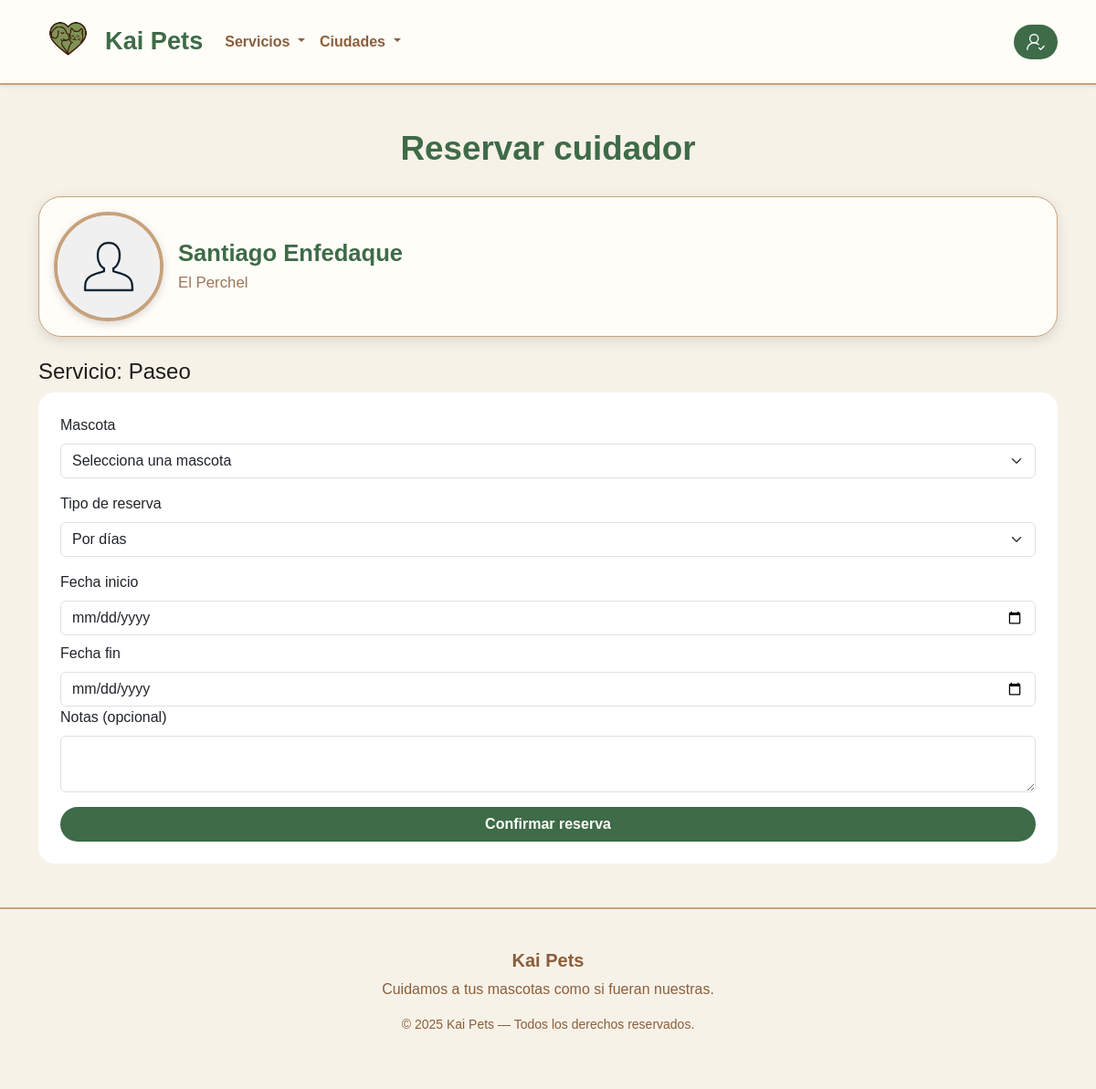
Page /pags/reserva.php?cuidador=1&servicio=1 (signed in) on the committed database.
### tables this page shows
CREATE TABLE `cuidadores` (
  `id` int(11) NOT NULL,
  `usuario_id` int(11) NOT NULL,
  `ciudad_id` int(11) NOT NULL,
  `barrio` varchar(100) NOT NULL,
  `descripcion` text NOT NULL,
  `experiencia` varchar(255) DEFAULT NULL,
  `dni_foto` varchar(255) NOT NULL,
  `foto_perfil` varchar(255) NOT NULL
);

CREATE TABLE `usuarios` (
  `id` int(11) NOT NULL,
  `nombre` varchar(100) NOT NULL,
  `apellido` varchar(200) NOT NULL,
  `email` varchar(255) NOT NULL,
  `password` varchar(255) NOT NULL,
  `telefono` int(9) NOT NULL,
  `direccion` varchar(255) NOT NULL,
  `registro` timestamp NOT NULL DEFAULT current_timestamp(),
  `terminos` tinyint(1) NOT NULL DEFAULT 0,
  `admin` tinyint(1) NOT NULL DEFAULT 0,
  `cuidador` tinyint(1) NOT NULL DEFAULT 0,
  `ciudad_id` int(11) NOT NULL DEFAULT 1
);

CREATE TABLE `servicios` (
  `id_servicio` int(11) NOT NULL,
  `nombre` varchar(255) NOT NULL,
  `descripcion` text DEFAULT NULL,
  `precio` decimal(10,2) NOT NULL
);

### pags/reserva.php (the view, shortened to what this page needs)
<?php
require_once __DIR__ . '/../php/conn_db.php';
$id_cuidador = isset($_GET['cuidador']) ? intval($_GET['cuidador']) : 0;
$id_servicio = isset($_GET['servicio']) ? intval($_GET['servicio']) : 0;
$stmt = $conn->prepare("
    SELECT u.nombre, u.apellido, c.foto_perfil, c.barrio, c.usuario_id
    FROM cuidadores c
    JOIN usuarios u ON u.id = c.usuario_id
    WHERE c.usuario_id = :id
");
$stmt->execute([':id' => $id_cuidador]);
$cuidador = $stmt->fetch(PDO::FETCH_ASSOC);
$mostrar_selector = ($id_servicio === 0);
if (!$mostrar_selector) {
    $stmt = $conn->prepare("
        SELECT nombre, descripcion
        FROM servicios
        WHERE id_servicio = :id
    ");
    $stmt->execute([':id' => $id_servicio]);
    $servicio = $stmt->fetch(PDO::FETCH_ASSOC);
}
?>
<!DOCTYPE html>
<html lang="es">
<head>
    <link href="https://cdn.jsdelivr.net/npm/bootstrap@5.3.2/dist/css/bootstrap.min.css" rel="stylesheet">
    <link rel="stylesheet" href="/KaiPets/src/css/style.css">
    <link rel="stylesheet" href="/KaiPets/src/css/reserva.css">
</head>
<body>
<?php include "../componentes/header.php"; ?>
<div class="container my-5">
    <h2 class="reserva-title">Reservar cuidador</h2>
<div class="cuidador-info-card card p-3 mb-4">
    <div class="d-flex align-items-center">
        <img src="<?= htmlspecialchars($cuidador['foto_perfil']) ?>"
             class="cuidador-info-img">
        <div class="ms-3">
            <h4 class="cuidador-info-nombre mb-1">
                <?= htmlspecialchars($cuidador['nombre'] . " " . $cuidador['apellido']) ?>
            </h4>
            <p class="cuidador-info-barrio mb-0">
                <?= htmlspecialchars($cuidador['barrio']) ?>
            </p>
        </div>
    </div>
</div>
    <h4 class="servicio-title">Servicio: <?= htmlspecialchars($servicio['nombre']) ?></h4>
    <form action="/KaiPets/php/reserva_guardar.php" method="POST" class="card p-4 reserva-form-card">
        <div class="mb-3">
            <label class="form-label">Mascota</label>
            <select name="id_mascota" class="form-select" required>
                <option value="">Selecciona una mascota</option>
            </select>
        </div>
        <div class="mb-3">
            <label class="form-label">Tipo de reserva</label>
            <select name="tipo" id="tipo_reserva" class="form-select" onchange="toggleTipo()" required>
                <option value="dias">Por días</option>
            </select>
        </div>
        <div id="reserva_dias">
            <label class="form-label">Fecha inicio</label>
            <input type="date" name="fecha_inicio" class="form-control mb-2">
            <label class="form-label">Fecha fin</label>
            <input type="date" name="fecha_fin" class="form-control">
        </div>
        <div class="mb-3">
            <label class="form-label">Notas (opcional)</label>
            <textarea name="notas" class="form-control"></textarea>
        </div>
        <button class="btn btn-kai-green w-100 reservar-btn">Confirmar reserva</button>
    </form>
</div>
<?php include "../componentes/footer.php"; ?>
</body>
</html>

### src/css/style.css (style rules this page uses)
:root { --verde-oscuro: #3E6B48; --verde-claro: #7CAF7C; --marron-oscuro: #8B5E3C; --marron-claro: #C7A27C; --crema: #F7F2E8; --blanco: #FFFDF8; --negro: #1e1c19; }
body { background: var(--crema); color: var(--negro); font-family: 'Arial', sans-serif; }
.card { border-radius: 18px; border: none; }
.btn-kai-green { background: var(--verde-oscuro); color: var(--blanco); font-weight: 600; border-radius: 20px; }

### src/css/reserva.css (style rules this page uses)
:root { --verde-oscuro: #3E6B48; --verde-claro: #809257; --marron-oscuro: #8B5E3C; --marron-claro: #C7A27C; --crema: #F7F2E8; --blanco: #FFFDF8; --negro: #1e1c19; }
.reserva-title { font-size: 2.3rem; font-weight: 700; color: var(--verde-oscuro); margin-bottom: 30px; text-align: center; }
.cuidador-info-card { background: var(--blanco); border-radius: 25px; box-shadow: 0 4px 14px rgba(0,0,0,0.12); border: 1px solid var(--marron-claro); }
.cuidador-info-img { width: 120px; height: 120px; border-radius: 50%; object-fit: cover; border: 4px solid var(--marron-claro); box-shadow: 0 3px 10px rgba(0,0,0,0.15); }
.cuidador-info-nombre { font-size: 1.6rem; font-weight: 700; color: var(--verde-oscuro); margin-bottom: 4px; }
.cuidador-info-barrio { font-size: 1.05rem; color: var(--marron-oscuro); opacity: 0.85; margin: 0; }

### rows in the picture
cuidadores: foto_perfil (picture), usuario.apellido "Santiago Enfedaque", barrio "El Perchel"
servicios: nombre "Paseo"
